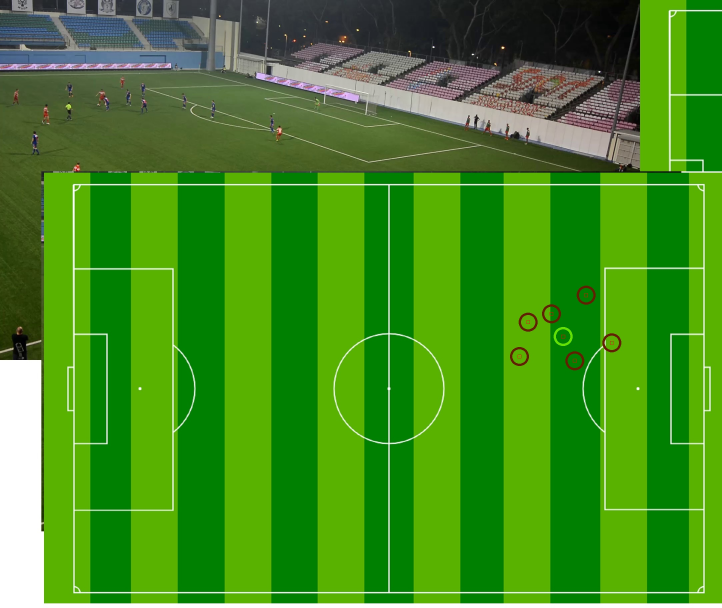
#> input picture pitch.jpg, 2164 x 1822 px (shown at 1/3 size)
$ python Tracking.py   (Python 2 division)
#> lines starting #> are read from the running program, lines starting #| are printed output that depends on the picture; after the words box and inside, x2 and y2 are one past the last pixel; in counts of white or black regions, pixels touching at a corner belong together; pictures that were not available may be replaced by others from this repository, and a replacement may not be noted
import sys

sys.path.append('/usr/local/lib/python2.7/site-packages')

import cv2
import cv2.cv as cv
import numpy as np
import time
import matplotlib.colors as colors

##aerial view homography
actualpts = np.zeros([5,2])
actualpts2 = np.zeros([5,2])

actualpts[0][0] = 4484
actualpts[0][1] = 281
actualpts[1][0] = 4185
actualpts[1][1] = 281
actualpts[2][0] = 4185
actualpts[2][1] = 1007
actualpts[3][0] = 4486
actualpts[3][1] = 1007
actualpts[4][0] = 4384
actualpts[4][1] = 477

actualpts2[0][0] = 4976
actualpts2[0][1] = 249
actualpts2[1][0] = 4595
actualpts2[1][1] = 254
actualpts2[2][0] = 5514
actualpts2[2][1] = 563
actualpts2[3][0] = 6311
actualpts2[3][1] = 552
actualpts2[4][0] = 5040
actualpts2[4][1] = 297

## Find homography between the views.
size = (8000,8000)
panorama = np.zeros((8000,8000, 3), np.uint8)
(homography, _) = cv2.findHomography(actualpts2, actualpts)


# [102 lines left out: functions drawPlayer, colorDistributionBlue, colorDistributionWhite, colorDistributionGreen, colorDistributionLime, colorDistributionRed, not called in this run]


fgbg1 = cv2.BackgroundSubtractorMOG()
fgbg2 = cv2.BackgroundSubtractorMOG2()

w = 10
h = 10
# w:7335 h: 972
videoHeight = 972
videoWidth = 7335
videoHeightOffsetTop = 212
videoHeightOffsetBottom = 940
videoWidthOffsetLeft = 30
videoWidthOffsetRight = videoWidth

videoFrameOffset = 55

isFirstFrame = 0
frame_old = 0
corners_old = 0
corners_total = 0
corners_count = 0

cntBottomUnknown = []
cntBottomRed = []
cntBottomBlue = []
cntBottomLime = []
cntBottomGreen = []
cntBottomWhite = []


# [22 lines left out: functions filterContours, isOnField, not called in this run]

def getForeground(frame, bw = 0):

  # fgmask = fgbg1.apply(frame, learningRate=0.01)
  fgmask = fgbg2.apply(frame, learningRate=0.003)

  original = frame.copy()
  color = frame
  bw = fgmask

  normalizedMask = fgmask/255.0
  color[:,:,0] = frame[:,:,0] * normalizedMask
  color[:,:,1] = frame[:,:,1] * normalizedMask
  color[:,:,2] = frame[:,:,2] * normalizedMask

  return original, color, bw

# [31 lines left out: functions getExtremePoints, trackPoints, not called in this run]


print "Skipping First ",videoFrameOffset," frames"


for fr in range(0,7200):
  pitch = cv2.imread("pitch.jpg")
#> pitch is the input picture: shape (1822, 2164, 3); mean B, G, R 30.2, 140.5, 65.6
  frame = cv2.imread("pics/final"+`fr`+".jpg",cv2.IMREAD_COLOR)
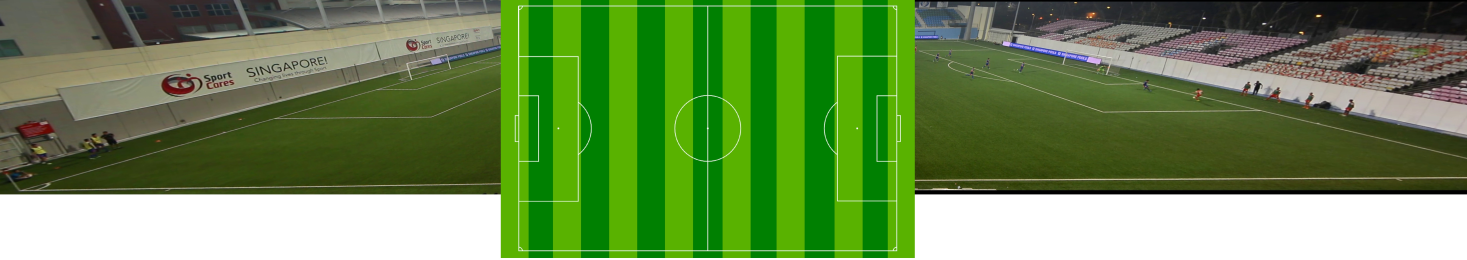
#> input picture forTransform.jpg, 7335 x 1296 px, given in place of final0.jpg, which was not available (shown at 1/5 size)
#> frame is the input picture: shape (1296, 7335, 3); mean B, G, R 80.5, 139.5, 106.8

  original, foreColor, foreBW = getForeground(frame.copy())
#> in getForeground, `fgmask = fgbg2.apply(frame, learningRate=0.003)`:
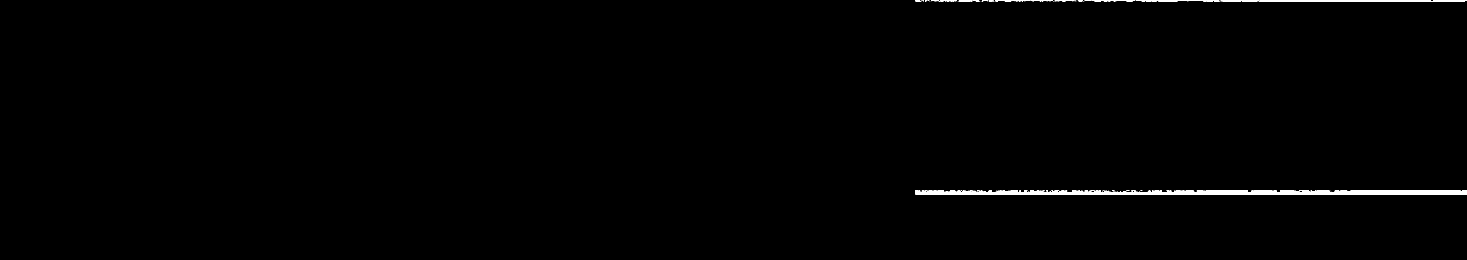
#> fgmask: shape (1296, 7335) (shown at 1/5 size); values 127 (black) and 255 (white), 0.56% white; 228 white regions (191 under 20 px), largest, box (x1, y1, x2, y2) and area: (4576, 951, 7335, 971) 38711, (6294, 0, 7324, 8) 7346, (6103, 0, 6294, 8) 1200
#> in getForeground, `color[:,:,1] = frame[:,:,1] * normalizedMask`:
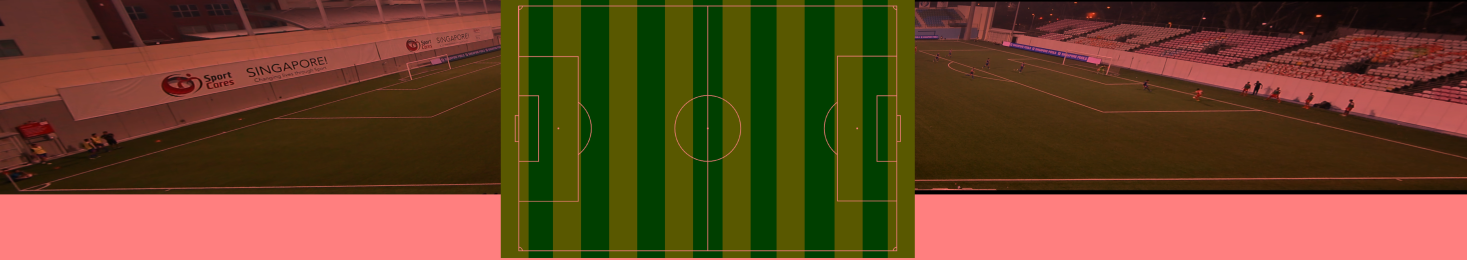
#> color: shape (1296, 7335, 3) (shown at 1/5 size); mean B, G, R 39.7, 69, 106.8
#> in getForeground, `color[:,:,2] = frame[:,:,2] * normalizedMask`:
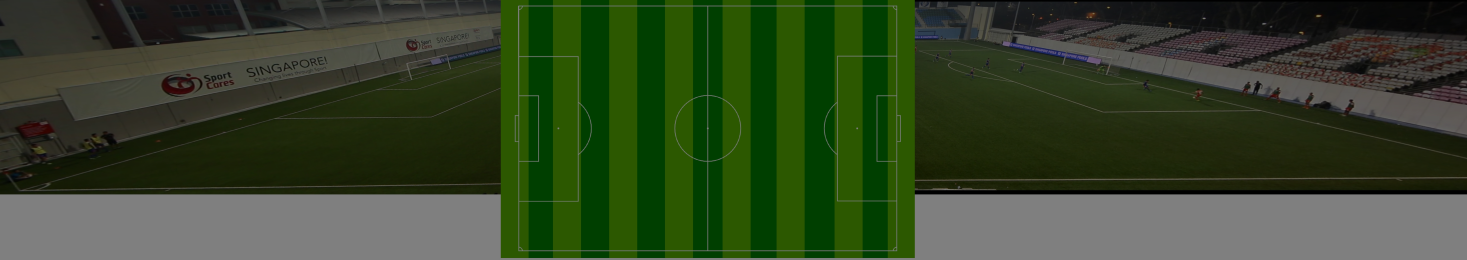
#> color: shape (1296, 7335, 3) (shown at 1/5 size); mean B, G, R 39.7, 69, 52.8

  print "Frame",fr

  canvas = original

  # [47 lines of commented-out code are left out]
  if(isFirstFrame < 1 and fr < videoFrameOffset):
    canvas = cv2.resize(canvas, (0,0), fx = 0.5, fy =0.7)
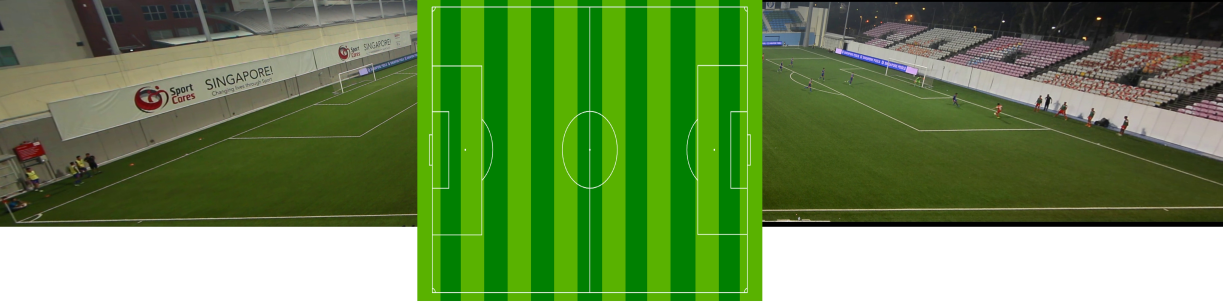
#> canvas: shape (907, 3668, 3) (shown at 1/3 size); mean B, G, R 80.4, 139.4, 106.8
    pitch = cv2.resize(pitch, (0,0), fx = 0.5, fy =0.5)
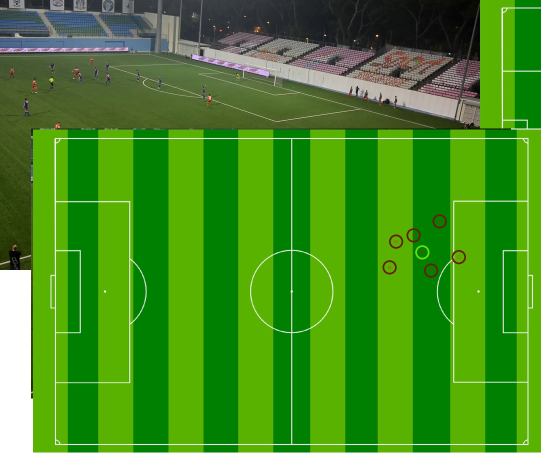
#> pitch: shape (911, 1082, 3) (shown at 1/2 size); mean B, G, R 30.3, 140.6, 65.6

    canvas_w = len(canvas[0,:])
#> canvas_w = 3668
    canvas_h = len(canvas[:,0])
#> canvas_h = 907
    pitch_w = len(pitch[0,:])
#> pitch_w = 1082
    pitch_h = len(pitch[:,0])
#> pitch_h = 911
    pitch_offset = canvas_w/2 - pitch_w/2
#> pitch_offset = 1293
    pitch_wEnd = pitch_offset +pitch_w
#> pitch_wEnd = 2375
    total_h = canvas_h + pitch_h
#> total_h = 1818

    enlarged = np.zeros((total_h,canvas_w,3))
    enlarged[0:canvas_h, 0:canvas_w] = canvas
    enlarged[canvas_h:total_h, pitch_offset:pitch_wEnd] = pitch
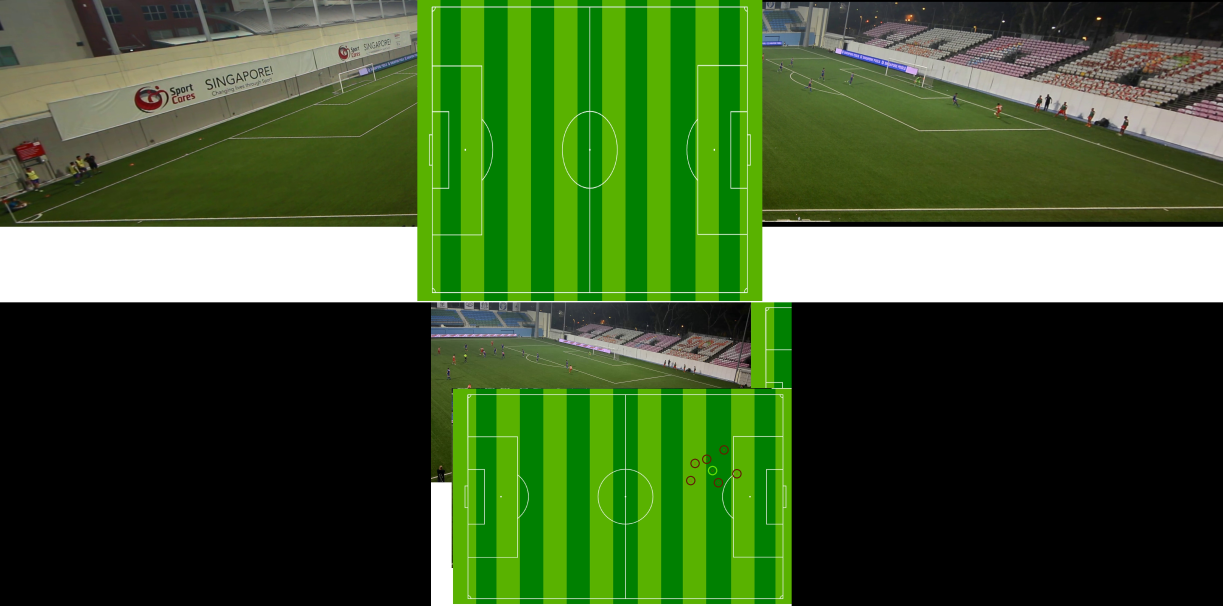
#> enlarged: shape (1818, 3668, 3) float64 (shown at 1/3 size); mean B, G, R 44.6, 90.3, 63
    cv2.imwrite("enlarge/enlarged"+`fr`+".jpg", enlarged)
    continue

  startTime = time.time()

  if(isFirstFrame < 1 or fr % 6 == 0):

    ret,thresh = cv2.threshold(foreBW,127,255,0)

    kernel = np.ones((1,1), 'uint8')
    dilated = cv2.dilate(np.array(thresh, dtype='uint8'), kernel)
    contours,hierarchy = cv2.findContours(dilated, cv.CV_RETR_TREE, cv.CV_CHAIN_APPROX_SIMPLE)

    cntBottomUnknown = []
    cntBottomRed = []
    cntBottomBlue = []
    cntBottomLime = []
    cntBottomGreen = []
    cntBottomWhite = []

    for cnt in contours:

      area = cv2.contourArea(cnt)
      bottomX, bottomY = tuple(cnt[cnt[:,:,1].argmax()][0])

      # print x,"-",y,":",area

      # skip small contour area
      if((bottomY > 300 and area < 100) or (bottomY > 400 and area < 180) or (bottomY > 700 and area < 250) or (area < 100)):
       continue

      # skip contour that is not on the field
      if(isOnField(bottomX, bottomY) <= 0):
        continue


      boundX, boundY, boundW, boundH = cv2.boundingRect(cnt)

      # draw bounding box
      # cv2.rectangle(canvas,(boundX, boundY),(boundX+boundW, boundY+boundH),(255,0,255),2)

      moments = cv2.moments(cnt)

      if moments['m00']!=0:
        cx = int(moments['m10']/moments['m00'])
        cy = int(moments['m01']/moments['m00'])

        colorvalBlue = colorDistributionBlue(boundX, boundY, boundW, boundH, foreColor)
        colorvalRed = colorDistributionRed(boundX, boundY, boundW, boundH, foreColor)
        colorvalLime = colorDistributionLime(boundX, boundY, boundW, boundH, foreColor)
        colorvalGreen = colorDistributionGreen(boundX, boundY, boundW, boundH, foreColor)
        colorvalWhite = colorDistributionWhite(boundX, boundY, boundW, boundH, foreColor)

        if(colorvalWhite>0.05):

          # cv2.rectangle(canvas, (cx,cy), (cx+10,cy+10), cv.RGB(0,255,0), 1)
          cntBottomWhite.append([[bottomX, bottomY]])

        elif(colorvalBlue > 0.04):

          # cv2.rectangle(canvas, (cx,cy), (cx+10,cy+10), cv.RGB(255,0,0), 1)
          cntBottomBlue.append([[bottomX, bottomY]])

        elif(colorvalRed > 0.05):

          # cv2.rectangle(canvas, (cx,cy), (cx+10,cy+10), cv.RGB(0,0,255), 1)
          cntBottomRed.append([[bottomX, bottomY]])

        elif(colorvalLime>0.05):

          # cv2.rectangle(canvas, (cx,cy), (cx+10,cy+10), cv.RGB(255,255,255), 1)
          cntBottomLime.append([[bottomX, bottomY]])

       # elif(colorvalGreen>0.05):

       #   # cv2.rectangle(canvas, (cx,cy), (cx+10,cy+10), cv.RGB(0,255,0), 1)
       #   cntBottomGreen.append([[bottomX, bottomY]])

        else:

          # cv2.rectangle(canvas, (cx,cy), (cx+10,cy+10), cv.RGB(0,0,0), 1)
          cntBottomUnknown.append([[bottomX, bottomY]])


    cntBottomUnknown = np.array(cntBottomUnknown, dtype='f')
    cntBottomRed = np.array(cntBottomRed, dtype='f')
    cntBottomBlue = np.array(cntBottomBlue, dtype='f')
    cntBottomLime = np.array(cntBottomLime, dtype='f')
    cntBottomGreen = np.array(cntBottomGreen, dtype='f')
    cntBottomWhite = np.array(cntBottomWhite, dtype='f')

    frame_old = cv2.cvtColor(foreColor, cv2.COLOR_BGR2GRAY)
    # corners = cv2.goodFeaturesToTrack(frame_old, minDistance=35,
      # maxCorners = 1000, qualityLevel=0.08, blockSize=9, useHarrisDetector=0, k=0.04)
    # corners_old = filterCorners(corners)

    isFirstFrame = 1;


  if(isFirstFrame > 0):

    frame_gray = cv2.cvtColor(foreColor, cv2.COLOR_BGR2GRAY)


    # red players
    canvas, newPoints = trackPoints(frame_old, frame_gray, cntBottomRed, canvas)
    cntBottomRed = newPoints.copy()
    hm = homography

    if(len(cntBottomRed) > 0):

      # red team players on field
      playersRed = []
      for pt in cntBottomRed[:,0,:]:
        x = int(pt[0])
        y = int(pt[1])
        cv2.rectangle(canvas, (x-5, y-5), (x+5,y+5), cv.RGB(255,0,0), cv.CV_FILLED)
        pitchCopy = pitch.copy()
        pitchCopy, px, py = drawPlayer(x,y,homography,pitchCopy,255,0,0)
        playersRed.append([[px, py]])

      playersRed = np.array(playersRed, dtype='f')

      # blue team offside line
      leftmost = tuple(playersRed[playersRed[:,:,0].argmin()][0])
      x = int(leftmost[0])
      y = int(leftmost[1])
      cv2.line(pitch, (x, 0), (x, len(pitch[0,:])), cv.RGB(255, 255, 0), 10)

      # red team players on pitch
      for pt in cntBottomRed[:,0,:]:
        x = int(pt[0])
        y = int(pt[1])
        pitch, px, py = drawPlayer(x,y,homography,pitch,255,0,0)


    # blue players
    canvas, newPoints = trackPoints(frame_old, frame_gray, cntBottomBlue, canvas)
    cntBottomBlue = newPoints.copy()

    if(len(cntBottomBlue) > 0):

      # blue team players on field
      playersBlue = []
      for pt in cntBottomBlue[:,0,:]:
        x = int(pt[0])
        y = int(pt[1])
        cv2.rectangle(canvas, (x-5, y-5), (x+5,y+5), cv.RGB(0,0,255), cv.CV_FILLED)
        pitchCopy = pitch.copy()
        pitchCopy, px, py = drawPlayer(x,y,homography,pitchCopy,0,0,255)
        playersBlue.append([[px, py]])

      playersBlue = np.array(playersBlue, dtype='f')

      # red team offside line
      rightmost = tuple(playersBlue[playersBlue[:,:,0].argmax()][0])
      x = int(rightmost[0])
      y = int(rightmost[1])
      cv2.line(pitch, (x, 0), (x, len(pitch[0,:])), cv.RGB(255, 255, 0), 10)

      # blue team players on pitch
      for pt in cntBottomBlue[:,0,:]:
        x = int(pt[0])
        y = int(pt[1])
        pitch, px, py = drawPlayer(x,y,homography,pitch,0,0,255)


    # [13 lines of commented-out code are left out]
    canvas, newPoints = trackPoints(frame_old, frame_gray, cntBottomLime, canvas)
    cntBottomLime = newPoints.copy()

    if(len(cntBottomLime) > 0):
      for pt in cntBottomLime[:,0,:]:
        x = int(pt[0])
        y = int(pt[1])
        cv2.rectangle(canvas, (x-5, y-5), (x+5,y+5), cv.RGB(203, 86, 194), cv.CV_FILLED )
        pitch,_, _ = drawPlayer(x,y,homography,pitch,203, 86, 194)


    # white players
    canvas, newPoints = trackPoints(frame_old, frame_gray, cntBottomWhite, canvas)
    cntBottomWhite = newPoints.copy()

    if(len(cntBottomWhite) > 0):

      redGK = 0

      potentialRedGK = []
      potentialRedGKPitch = []
      for pt in cntBottomWhite[:,0,:]:
        x = int(pt[0])
        y = int(pt[1])
        pitchCopy = pitch.copy()
        pitchCopy, px, py = drawPlayer(x,y,homography,pitchCopy,255,255,255)

        potentialRedGK.append([[x,y]])
        potentialRedGKPitch.append([[px, py]])

      potentialRedGK = np.array(potentialRedGK)
      potentialRedGKPitch = np.array(potentialRedGKPitch)

      if(len(potentialRedGKPitch) > 0 and redGK <= 0):
        redGK = 1
        leftmost = tuple(potentialRedGK[potentialRedGKPitch[:,:,0].argmin()][0])
        x = int(leftmost[0])
        y = int(leftmost[1])
        cv2.rectangle(canvas, (x-5, y-5), (x+5,y+5), cv.RGB(255,255,255), cv.CV_FILLED)
        pitch, px, py = drawPlayer(x,y,homography,pitch,255,255,255)


    # black players
    canvas, newPoints = trackPoints(frame_old, frame_gray, cntBottomUnknown, canvas)
    cntBottomUnknown = newPoints.copy()

    if(len(cntBottomUnknown) > 0):
      blueGK = 0

      potentialBlueGK = []
      potentialBlueGKPitch = []
      for pt in cntBottomUnknown[:,0,:]:
        x = int(pt[0])
        y = int(pt[1])
        pitchCopy = pitch.copy()
        pitchCopy, px, py = drawPlayer(x,y,homography,pitchCopy,0,0,0)

        if(px<=1980 and px>=1687 and py>=283 and py<=1007):
          # potential goal keeper
          potentialBlueGK.append([[x,y]])
          potentialBlueGKPitch.append([[px, py]])

      potentialBlueGK = np.array(potentialBlueGK)
      potentialBlueGKPitch = np.array(potentialBlueGKPitch)

      if(len(potentialBlueGKPitch) > 0 and blueGK <= 0):
        blueGK = 1
        rightmost = tuple(potentialBlueGK[potentialBlueGKPitch[:,:,0].argmax()][0])
        x = int(rightmost[0])
        y = int(rightmost[1])
        cv2.rectangle(canvas, (x-5, y-5), (x+5,y+5), cv.RGB(0,0,0), cv.CV_FILLED)
        pitch, px, py = drawPlayer(x,y,homography,pitch,0,0,0)


    # Now update the previous frame
    frame_old = frame_gray.copy()


  # [4 lines of commented-out code are left out]

  canvas = cv2.resize(canvas, (0,0), fx = 0.5, fy =0.7)
  pitch = cv2.resize(pitch, (0,0), fx = 0.5, fy =0.5)

  canvas_w = len(canvas[0,:])
  canvas_h = len(canvas[:,0])
  pitch_w = len(pitch[0,:])
  pitch_h = len(pitch[:,0])
  pitch_offset = canvas_w/2 - pitch_w/2
  pitch_wEnd = pitch_offset +pitch_w
  total_h = canvas_h + pitch_h

  enlarged = np.zeros((total_h,canvas_w,3))
  enlarged[0:canvas_h, 0:canvas_w] = canvas
  enlarged[canvas_h:total_h, pitch_offset:pitch_wEnd] = pitch
  #cv2.imwrite("out.jpg", canvas)
  #cv2.imwrite("transform/"+`fr`+".jpg",pitch)
  cv2.imwrite("enlarge/enlarged"+`fr`+".jpg", enlarged)
  print "finished: ", time.time() - startTime, "(sec)"
  # cv2.imshow('frame', canvas)
  cv2.waitKey(1)
#> pass 2 of the loop `for fr in range(0,7200):`:
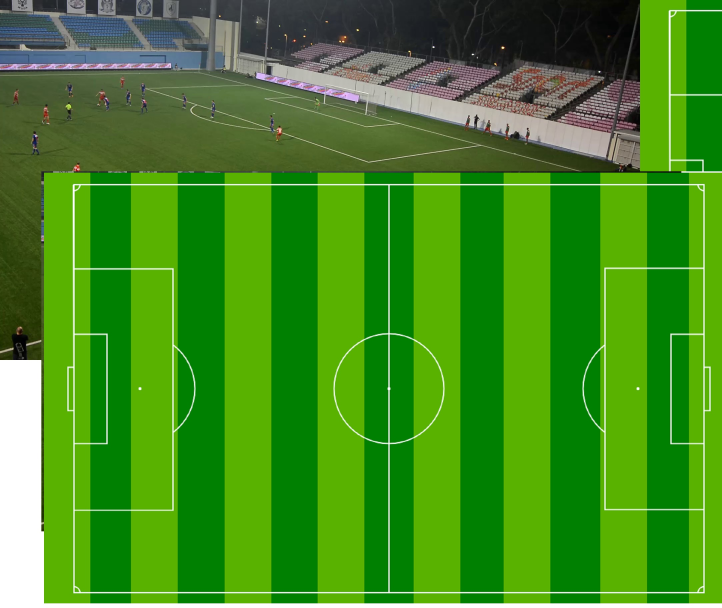
#> input picture righttop.jpg, 2164 x 1822 px, given in place of final1.jpg, which was not available (shown at 1/3 size)
#> frame is the input picture: shape (1822, 2164, 3); mean B, G, R 30.2, 140.7, 65.4
#> in getForeground (call 2), `fgmask = fgbg2.apply(frame, learningRate=0.003)`:
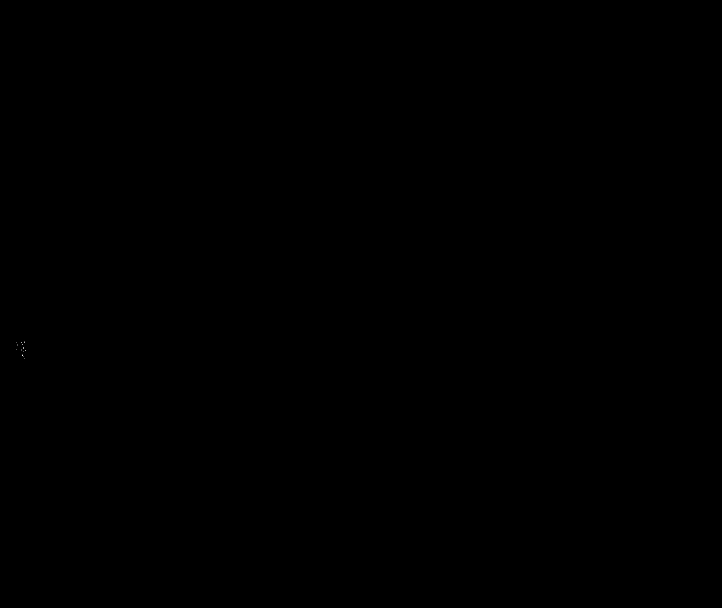
#> fgmask: shape (1822, 2164) (shown at 1/3 size); values 127 (black) and 255 (white), 0% white in thin lines or dots, all inside (x1, y1, x2, y2) = (48, 1025, 77, 1077)
#> canvas: shape (1275, 1082, 3)
#> canvas_w = 1082
#> canvas_h = 1275
#> pitch_offset = 0
#> pitch_wEnd = 1082
#> total_h = 2186
#> `enlarged[canvas_h:total_h, pitch_offset:pitch_wEnd] = pitch`:
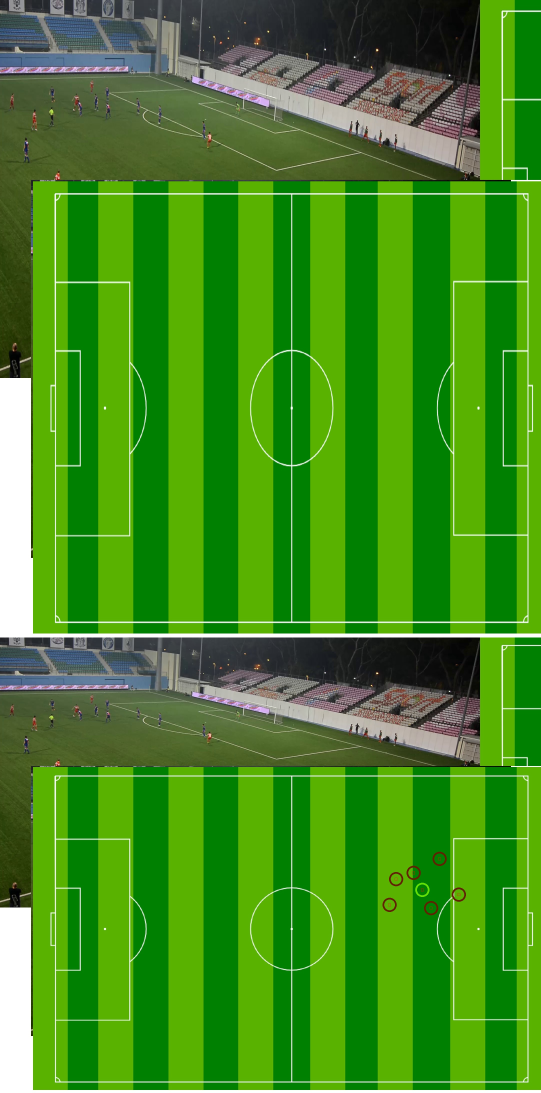
#> enlarged: shape (2186, 1082, 3) float64 (shown at 1/2 size); mean B, G, R 30.2, 140.6, 65.5
#> (the run stopped early here; a loop or call above may not have finished)
